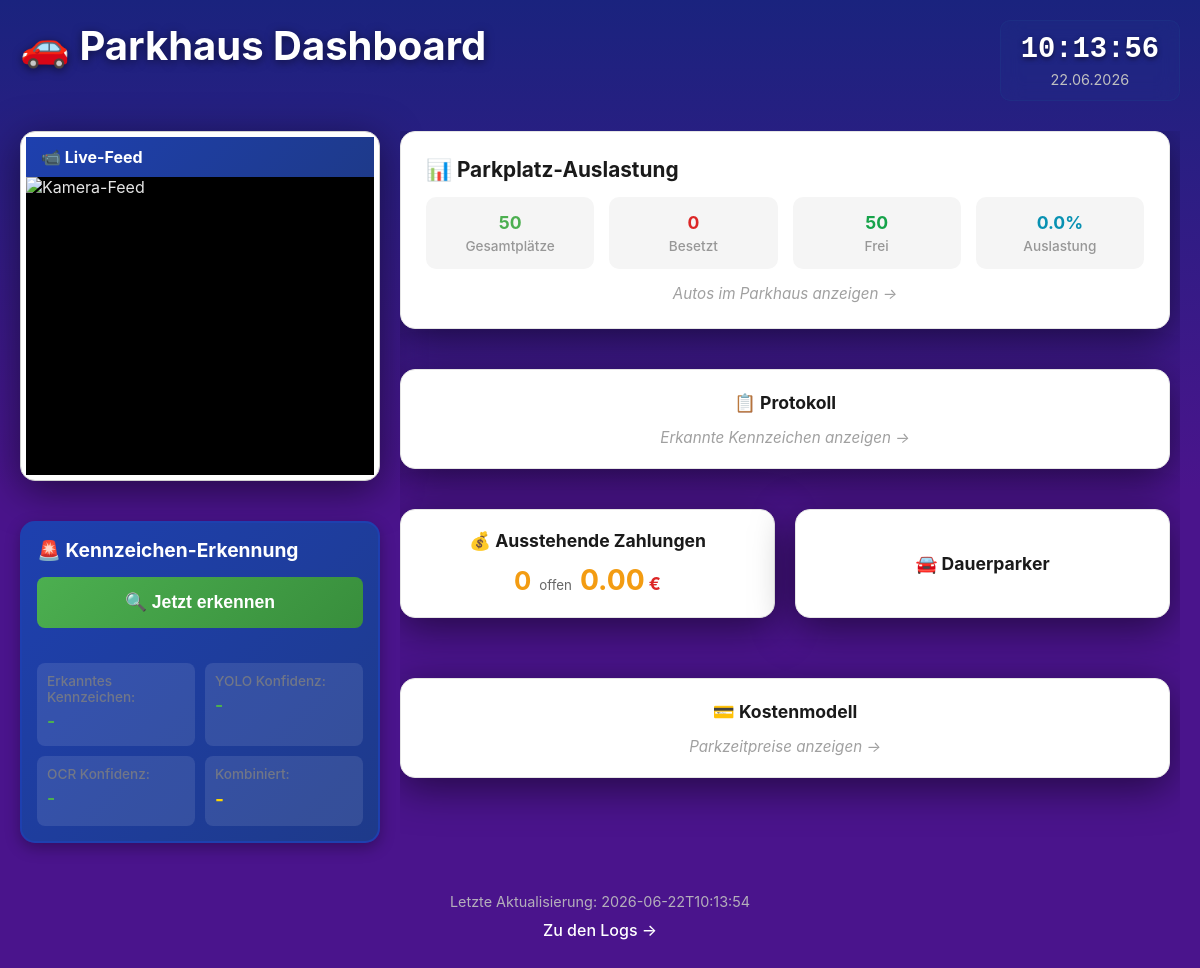
The page / on the database its author committed.
### tables this page shows
CREATE TABLE parking_capacity (
            id INTEGER PRIMARY KEY AUTOINCREMENT,
            total_spaces INTEGER NOT NULL DEFAULT 50,
            occupied_spaces INTEGER DEFAULT 0,
            last_updated TIMESTAMP DEFAULT CURRENT_TIMESTAMP
        );

### Dashboard/routes.py (the view)
@router.get("/", response_class=HTMLResponse)
def dashboard(request: Request):
    dashboard_data = DashboardService.get_dashboard_summary()
    template = env.get_template("index.html")
    html = template.render(request=request, data=dashboard_data)
    return html

### Dashboard/templates/index.html (shortened to what this page needs)
<!DOCTYPE html>
<html>
<head>
    <link rel="stylesheet" href="/static/style.css?v={{ range(0, 10000) | random }}">
</head>
<body>
<div class="container">
    <div class="header-top">
        <h1>🚗 Parkhaus Dashboard</h1>
        <div class="current-time">
            <div class="time-display" id="current-time">--:--:--</div>
            <div class="date-display" id="current-date">--.--.----</div>
        </div>
    </div>
    <div class="dashboard-layout">
        <div class="feed-section">
            <div class="card camera-feed">
                <h3>📹 Live-Feed</h3>
                <img id="live-feed-img" src="/api/stream" alt="Kamera-Feed">
            </div>
            <div class="card recognition-panel">
                <h3>🚨 Kennzeichen-Erkennung</h3>
                <div class="recognition-controls">
                    <button class="btn btn-recognize" onclick="recognizePlate()">🔍 Jetzt erkennen</button>
                </div>
                <div class="recognition-stats">
                    <div class="stat">
                        <span class="stat-label">Erkanntes Kennzeichen:</span>
                        <span class="stat-value" id="recognized-plate">-</span>
                    </div>
                    <div class="stat">
                        <span class="stat-label">YOLO Konfidenz:</span>
                        <span class="stat-value" id="yolo-confidence">-</span>
                    </div>
                    <div class="stat">
                        <span class="stat-label">OCR Konfidenz:</span>
                        <span class="stat-value" id="ocr-confidence">-</span>
                    </div>
                    <div class="stat">
                        <span class="stat-label">Kombiniert:</span>
                        <span class="stat-value highlight" id="combined-confidence">-</span>
                    </div>
                </div>
            </div>
        </div>
        <div class="widgets-section">
            <div class="card capacity-card clickable" onclick="openModal('occupancy')">
                <h3>📊 Parkplatz-Auslastung</h3>
                <div class="capacity-grid">
                    <div class="capacity-stat">
                        <div class="stat-value" id="total-spaces">{{ data.parking_capacity.total_spaces }}</div>
                        <div class="stat-label">Gesamtplätze</div>
                    </div>
                    <div class="capacity-stat">
                        <div class="stat-value occupied" id="occupied-spaces">{{ data.parking_capacity.occupied_spaces }}</div>
                        <div class="stat-label">Besetzt</div>
                    </div>
                    <div class="capacity-stat">
                        <div class="stat-value available" id="available-spaces">{{ data.parking_capacity.available_spaces }}</div>
                        <div class="stat-label">Frei</div>
                    </div>
                    <div class="capacity-stat">
                        <div class="stat-value rate" id="occupancy-rate">{{ data.parking_capacity.occupancy_rate }}%</div>
                        <div class="stat-label">Auslastung</div>
                    </div>
                </div>
                <p class="preview-text capacity-preview">Autos im Parkhaus anzeigen →</p>
            </div>
            <div class="card protocol-card clickable" onclick="openModal('protocol')">
                <h3>📋 Protokoll</h3>
                <div class="protocol-preview">
                    <p class="preview-text">Erkannte Kennzeichen anzeigen →</p>
                </div>
            </div>
            <div class="bottom-widgets-row">
                <div class="card pending-card clickable" onclick="openModal('costs')">
                    <h3>💰 Ausstehende Zahlungen</h3>
                    <div class="pending-widget-summary">
                        <span id="pending-count-preview">{{ data.pending_payments.pending_count }}</span>
                        <small>offen</small>
                        <strong><span id="pending-total-preview">{{ "%.2f"|format(data.pending_payments.total_amount_pending) }}</span> €</strong>
                    </div>
                </div>
                <div class="card recent-vehicles-card clickable" onclick="openModal('dauerparker')">
                    <h3>🚘 Dauerparker</h3>
                </div>
            </div>
            <div class="card pricing-card clickable" onclick="openModal('pricing')">
                <h3>💳 Kostenmodell</h3>
                <div class="pricing-preview">
                    <p class="preview-text">Parkzeitpreise anzeigen →</p>
                </div>
            </div>
        </div>
    </div>
    <div class="footer">
        <p>Letzte Aktualisierung: <span id="last-update">{{ data.timestamp[:19] }}</span></p>
        <a href="/logs">Zu den Logs →</a>
    </div>
</div>
</body>
</html>

### rows shown on the page
parking_capacity: parking_capacity.total_spaces "50", parking_capacity.occupied_spaces "0"

### other values the page prints
{{ data.parking_capacity.available_spaces }} "50"
{{ data.parking_capacity.occupancy_rate }} "0.0"
{{ data.pending_payments.pending_count }} "0"
{{ "%.2f"|format(data.pending_payments.total_amount_pending) }} "0.00"
{{ data.timestamp[:19] }} "2026-06-22T10:13:54"
